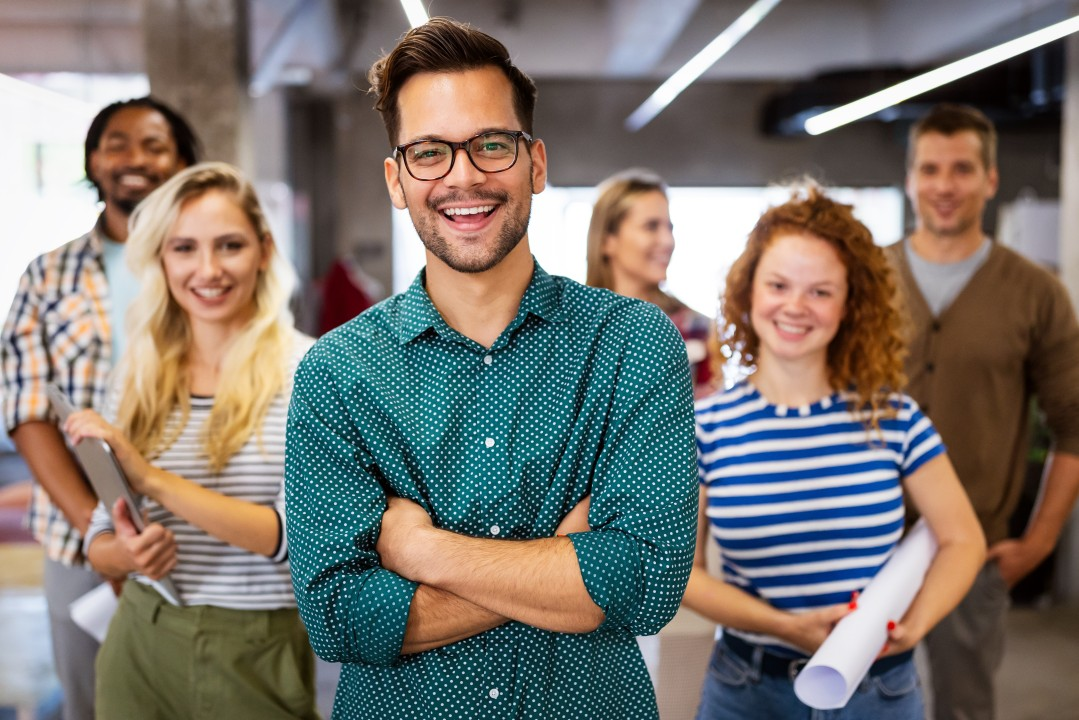
#> input picture labs/lab8/imagens/rostos1.jpeg, 1079 x 720 px
$ python lab8_detectar_face_haar_cascade.py
#> lines starting #> are read from the running program, lines starting #| are printed output that depends on the picture; after the words box and inside, x2 and y2 are one past the last pixel; in counts of white or black regions, pixels touching at a corner belong together

import cv2
import os

diretorio = 'imagens'

arquivos = os.listdir(diretorio)

detector_face = cv2.CascadeClassifier('haarcascade_frontalface_default.xml')

for arq in arquivos:
    if arq.lower().endswith('.jpg') or arq.lower().endswith('.png') or arq.lower().endswith('.jpeg'):

        img = cv2.imread(diretorio+'/'+arq)
#> img is the input picture: shape (720, 1079, 3); mean B, G, R 110.9, 117, 122.3
        img = cv2.resize(img , (700, 500), interpolation=cv2.INTER_AREA)
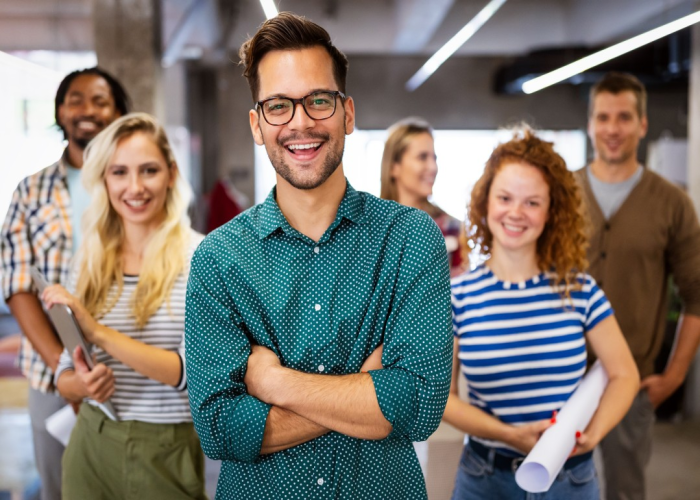
#> img: shape (500, 700, 3); mean B, G, R 110.9, 117, 122.3


        img_gray = cv2.cvtColor(img, cv2.COLOR_BGR2GRAY)
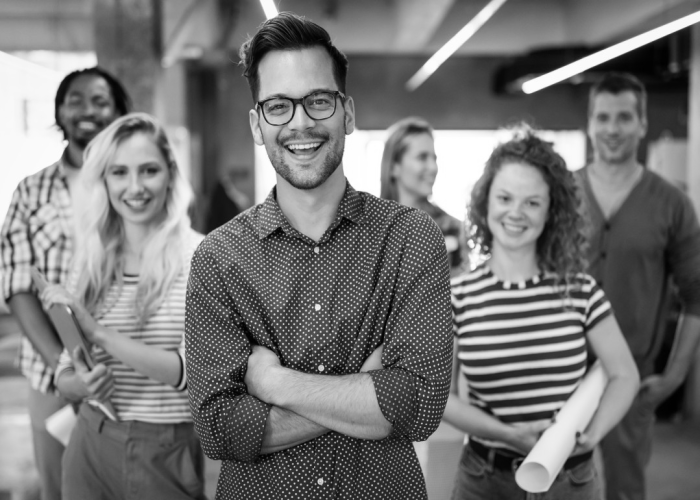
#> img_gray: shape (500, 700); min 1, max 255, mean 117.9


        faces = detector_face.detectMultiScale(img_gray,
                                                scaleFactor= 1.1,
                                                minNeighbors=7,
                                                minSize=(30,30))
#> faces = [[57, 78, 63, 63], [581, 93, 65, 65], [480, 170, 75, 75], [93, 140, 84, 84], [239, 57, 121, 121]]

        for x, y, w, h in faces:
            # cv2.rectangle(image, start_point, end_point, color, thickness)
            cv2.rectangle(img, (x,y), (x+w, y+h), (0, 255, 255), 7 )
#> this loop made 5 passes
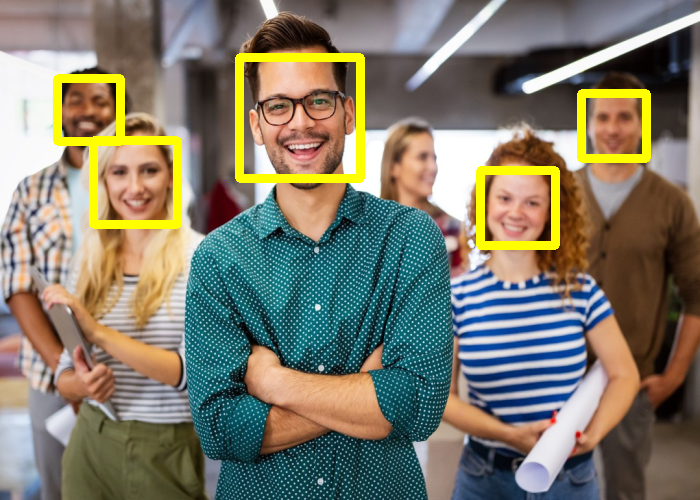
#> img: shape (500, 700, 3); 4.07% of pixels changed, all inside (x1, y1, x2, y2) = (53, 53, 651, 250)


        altura = int(img.shape[0]/img.shape[1]+640)
#> altura = 640
        img_resized = cv2.resize(img, (640, altura), interpolation=cv2.INTER_CUBIC)
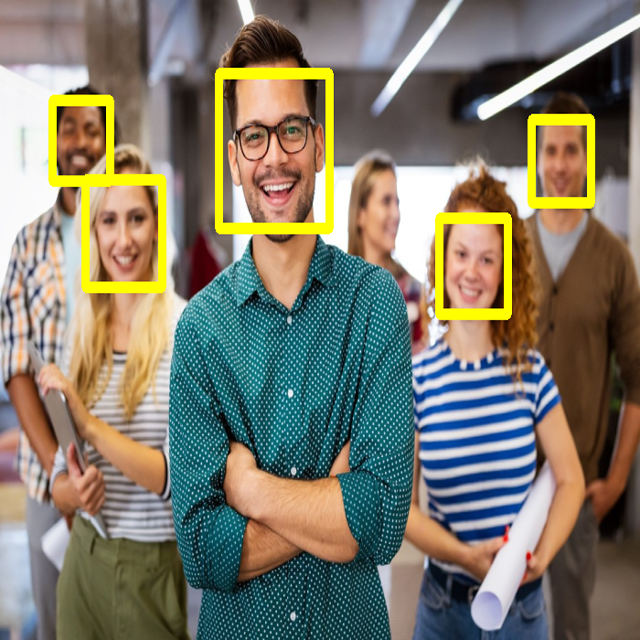
#> img_resized: shape (640, 640, 3); mean B, G, R 106.8, 122.4, 126.7


        cv2.imshow("imgs", img_resized)
        cv2.waitKey(0)
        cv2.destroyAllWindows()
#> pass 2 of the loop `for arq in arquivos:`:
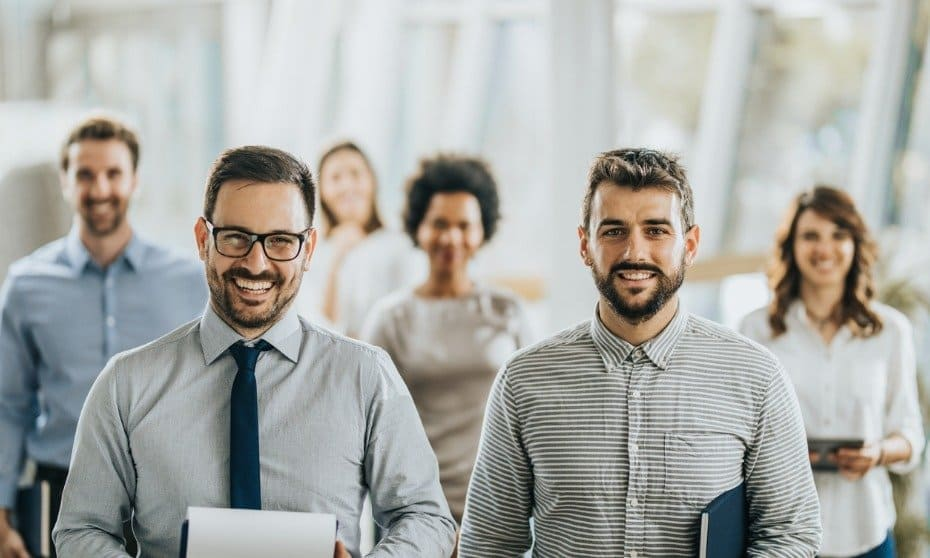
#> input picture labs/lab8/imagens/rostos2.jpg, 930 x 558 px
#> img is the input picture: shape (558, 930, 3); mean B, G, R 166.2, 170.6, 169.7
#> faces = [[236, 137, 52, 52], [590, 189, 61, 61], [46, 134, 60, 60], [309, 178, 63, 63], [430, 170, 96, 96], [135, 169, 115, 115]]
#> the loop `for x, y, w, h in faces:` made 6 passes
#> after the loop `for x, y, w, h in faces:`:
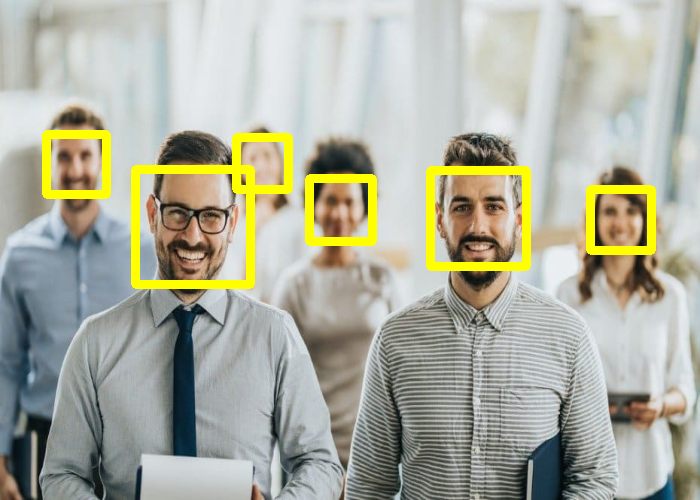
#> img: shape (500, 700, 3); mean B, G, R 159.6, 174.9, 173.6
#> `img_resized = cv2.resize(img, (640, altura), interpolation=cv2.INTER_C..`:
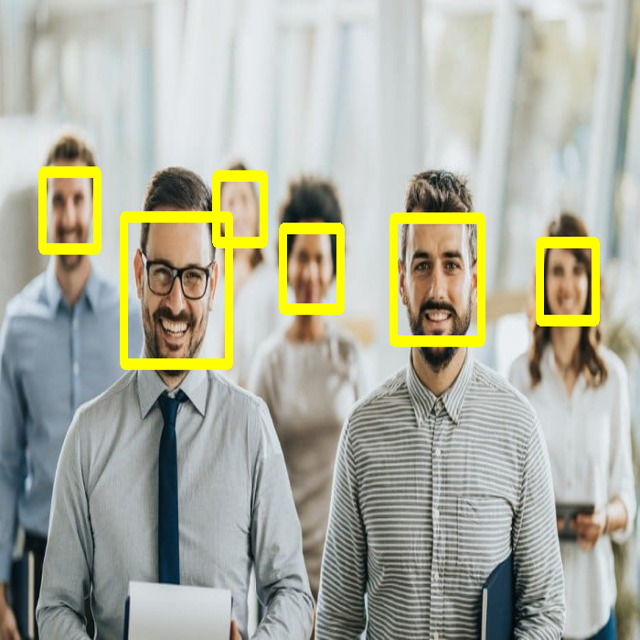
#> img_resized: shape (640, 640, 3); mean B, G, R 159.7, 174.9, 173.5
#> pass 3 of the loop `for arq in arquivos:`:
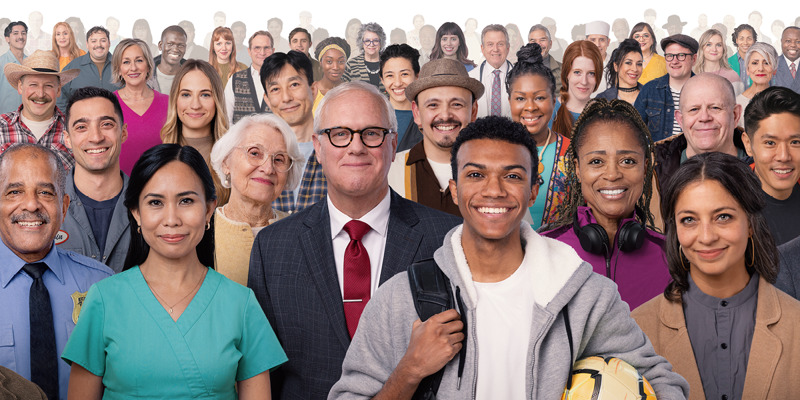
#> input picture labs/lab8/imagens/rostos3.jpg, 800 x 400 px
#> img is the input picture: shape (400, 800, 3); mean B, G, R 122.4, 124.8, 142.7
#> faces = 18 rows, first 6: [576, 57, 35, 35], [98, 62, 38, 38], [647, 64, 38, 38], [490, 76, 42, 42], [327, 77, 43, 43], [16, 92, 39, 39]
#> the loop `for x, y, w, h in faces:` made 18 passes
#> after the loop `for x, y, w, h in faces:`:
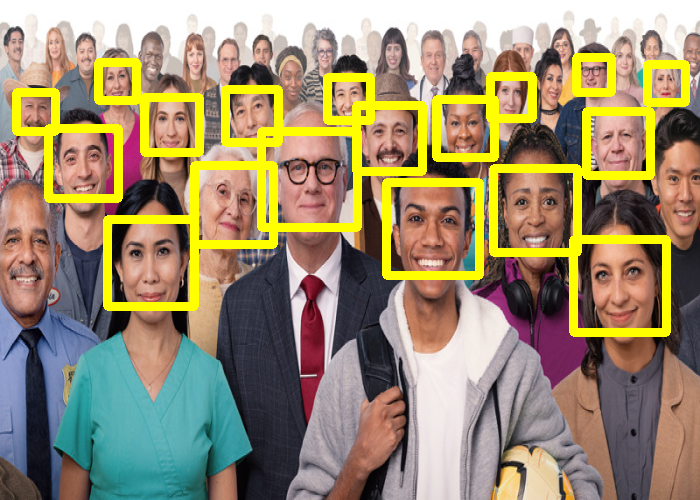
#> img: shape (500, 700, 3); mean B, G, R 110.8, 140.6, 155.3
#> `img_resized = cv2.resize(img, (640, altura), interpolation=cv2.INTER_C..`:
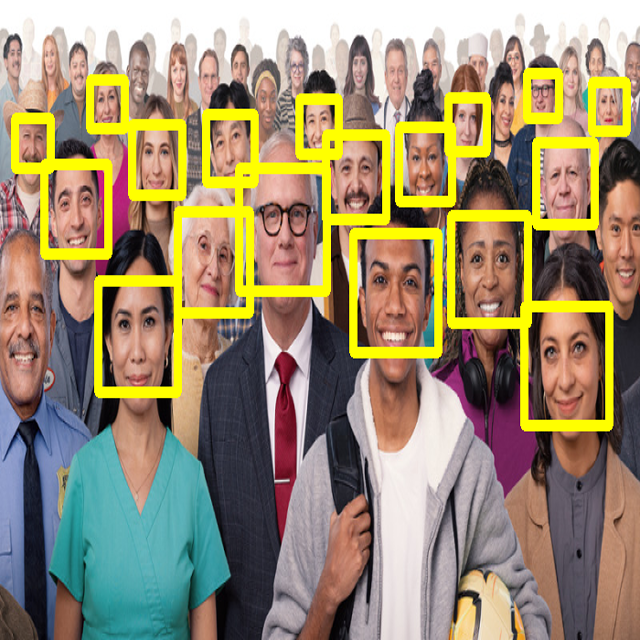
#> img_resized: shape (640, 640, 3); mean B, G, R 110.9, 140.4, 155.1
#> the loop made 4 passes; the first 3 are shown


"""
# [31 lines of commented-out code are left out]
